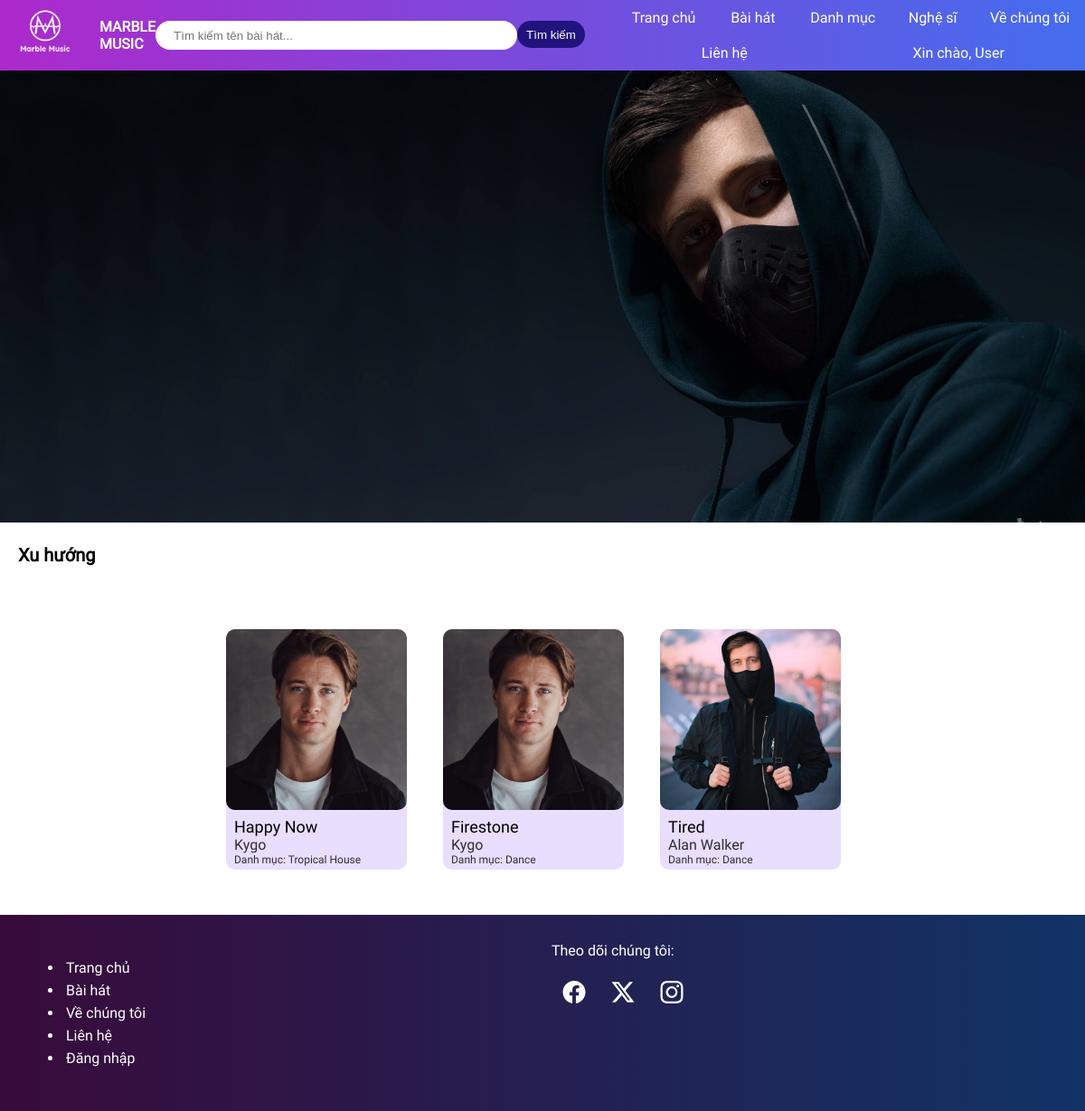
The page /public/index.php on the database its author committed.
### tables this page shows
CREATE TABLE `songs` (
  `id` int(11) NOT NULL,
  `title` varchar(100) NOT NULL,
  `user_id` int(11) NOT NULL,
  `artist_id` int(11) NOT NULL,
  `image` varchar(1024) NOT NULL,
  `file` varchar(1024) NOT NULL,
  `category_id` int(11) NOT NULL,
  `date` datetime NOT NULL,
  `views` int(11) NOT NULL,
  `slug` varchar(100) NOT NULL
);

CREATE TABLE `artists` (
  `id` int(11) NOT NULL,
  `name` varchar(50) NOT NULL,
  `bio` text NOT NULL,
  `user_id` int(11) NOT NULL,
  `image` varchar(1024) NOT NULL
);

CREATE TABLE `categories` (
  `id` int(11) NOT NULL,
  `category` varchar(30) NOT NULL,
  `disabled` tinyint(4) NOT NULL DEFAULT 0
);

### app/core/functions.php (called while the page is built, shortened)
<?php
function page($file)
{
    return "../app/pages/".$file.".php";
}
function db_connect()
{
    $string = DBDRIVER.":hostname=".DBHOST.";dbname=".DBNAME;
    $con = new PDO($string, DBUSER, DBPASS);
    return $con;
}
function db_query($query, $data = array())
{
    $con = db_connect();
    $stm = $con->prepare($query);
    if($stm)
    {
        $check = $stm->execute($data);
        if($check)
        {
            $result = $stm->fetchAll(PDO::FETCH_ASSOC);
            if(is_array($result) && count($result) > 0)
            {
                return $result;
            }
        }
    }
    return false;
}
function db_query_one($query, $data = array())
{
    $con = db_connect();
    $stm = $con->prepare($query);
    if($stm)
    {
        $check = $stm->execute($data);
        if($check)
        {
            $result = $stm->fetchAll(PDO::FETCH_ASSOC);
            if(is_array($result) && count($result) > 0)
            {
                return $result[0];
            }
        }
    }
    return false;
}
function get_category($id)
{
    $query = "select category from categories where id = :id limit 1";
    $row = db_query_one($query, ['id'=>$id]);
    if(!empty($row['category']))
    {
        return $row['category'];
    }
    return "Không tên";
}
function esc($str)
{
    return nl2br(htmlspecialchars($str));
}
function get_artist($id)
{
    $query = "select name from artists where id = :id limit 1";
    $row = db_query_one($query, ['id'=>$id]);
    if(!empty($row['name']))
    {
        return $row['name'];
    }
    return "Không tên";
}

### app/pages/includes/song.php (the view)
<div class="music-card">
    <div style="overflow: hidden";>
        <a href="<?=ROOT?>/song/<?=$row['slug']?>"><img src="<?=ROOT?>/<?=$row['image']?>"></a>
    </div>
    <div class="card-content">
        <div class="card-title"><?=esc($row['title'])?></div>
        <div class="card-subtitle"><?=esc(get_artist($row['artist_id']))?></div>
        <div class="card-subtitle" style="font-size: 12px;">Danh mục: <?=esc(get_category($row['category_id']))?></div>
    </div>
</div>

### public/index.php (shortened to what this page needs)
<?php
$URL = $_GET['url'] ?? "home";
$URL = explode("/", $URL);
$file = page(strtolower($URL[0]));
if(file_exists($file))
{
    require $file;
} else {
    require page("404");
}

### app/pages/includes/header.php (shortened to what this page needs)
<!DOCTYPE html>
<html lang="en">
<head>
    <link rel="stylesheet" type="text/css" href="<?=ROOT?>/assets/css/style.css?1234">
</head>
<body>
    <header>
        <div class="logo-holder">
            <a href="<?=ROOT?>"><img class="logo" src="<?=ROOT?>/assets/images/MainIcon.png" alt="logo"></a>
        </div>
        <div class="header-div">
            <div class="main-title">
                MARBLE MUSIC
                <div class="searching">
                    <form class="search-bar" action="<?=ROOT?>/search">
                        <div class="form-group">
                            <input class="search-field" type="text" placeholder="Tìm kiếm tên bài hát..." name="find">
                            <button class="btn">Tìm kiếm</button>
                        </div>
                    </form>
                </div>
            </div>
        </div>
        <div class="main-nav">
            <div class="nav-item"><a href="<?=ROOT?>">Trang chủ</a></div>
            <div class="nav-item"><a href="<?=ROOT?>/music">Bài hát</a></div>
            <div class="nav-item dropdown">
                <a href="#">Danh mục</a>
            </div>
            <div class="nav-item"><a href="<?=ROOT?>/artists">Nghệ sĩ</a></div>
            <div class="nav-item"><a href="<?=ROOT?>/about">Về chúng tôi</a></div>
            <div class="nav-item"><a href="<?=ROOT?>/contact">Liên hệ</a></div>
            <div class="nav-item dropdown">
                <a href="#">Xin chào, User</a>
            </div>
        </div>
    </header>

### app/pages/home.php
<?php require page('includes/header')?>
    <section>
        <img class="alanwalker" src="<?=ROOT?>/assets/images/AlanWalker.jpg">
    </section>
    <h3 class="section-title">Xu hướng</h3>
    <section class="content">
        <?php
            $rows = db_query("select * from songs order by id desc limit 16");
        ?>
        <div class="music-card-area">
            <?php if(!empty($rows)):?>
                <?php foreach($rows as $row):?>
                    <?php include page('includes/song')?>
                <?php endforeach; ?>
            <?php else: ?>
                <div class="m-2">Không tìm thấy bài hát</div>
            <?php endif; ?>
        </div>
    </section>
<?php require page("includes/footer")?>

### app/pages/includes/footer.php (shortened to what this page needs)
<footer>
        <div class="footer-div">
            <ul>
                <li><a href="">Trang chủ</a></li>
                <li><a href="">Bài hát</a></li>
                <li><a href="">Về chúng tôi</a></li>
                <li><a href="">Liên hệ</a></li>
                <li><a href="<?=ROOT?>/login">Đăng nhập</a></li>
            </ul>
        </div>
        <div class="footer-div">
            Theo dõi chúng tôi:
            <br><br>
            <svg width="25" height="25" fill="white" class="bi bi-twitter-x" viewBox="0 0 16 16">
                <path d="M12.6.75h2.454l-5.36 6.142L16 15.25h-4.937l-3.867-5.07-4.425 5.07H.316l5.733-6.57L0 .75h5.063l3.495 4.633L12.601.75Zm-.86 13.028h1.36L4.323 2.145H2.865z"/>
            </svg>
        </div>
    </footer>
</body>
</html>

### public/assets/css/style.css (style rules this page uses)
* { box-sizing: border-box; }
body a { text-decoration: none; }
header { display: flex; background: linear-gradient(to right, #AD29CB, #446DEE); justify-content: center; margin: auto; }
.header-div { flex: auto; margin: auto; }
.nav-item { padding: 10px; text-align: center; margin:auto; min-width: 80px; }
.main-title { margin: auto; align-items: center; padding-left: 10px; font-weight: bold; color: white; display: flex; justify-content: space-between; }
header .searching { display: flex; text-align: right; align-items: center; }
.search-field { height: 4vh; width: 400px; border: none; border-radius: 50px; background-color: white; padding-left: 20px; }
.dropdown { position: relative; }
.alanwalker { height: 500px; object-fit: cover; }
.content { padding: 10px 30px; }
.music-card-area { display: flex; justify-content: center; overflow-x: scroll; scrollbar-width: thin; scrollbar-color: #411889; padding: 20px 20px 20px 0; }
.card-content { padding: 4px; }
.card-title { font-size: 18px; padding-left: 5px; }
.card-subtitle { opacity: 0.8; padding-left: 5px; }
.bi { margin: 5px 10px; width: 30px; }
footer { padding: 20px; background: linear-gradient(to right, #380B3B, #113366); display: flex; color: white; }
footer a { color: white; }
.footer-div { flex: 1; padding: 10px; }
.footer-div li { padding: 3px; }
.btn { border: none; padding: 0px 10px; border-radius: 50px; color: white; background-color: #21137e; cursor: pointer; height: 30px; }
.section-title { margin-left: 20px; font-size: 20px; font-weight: bold; }
.form-group { display: flex; width: 500px; margin-right: 10px; padding-top: 15px; padding-bottom: 15px; }

### rows shown on the page
songs: image (picture), title "Happy Now", artist.name "Kygo", category.category "Tropical House"
songs: image (picture), title "Firestone", artist.name "Kygo", category.category "Dance"
songs: image (picture), title "Tired", artist.name "Alan Walker", category.category "Dance"
